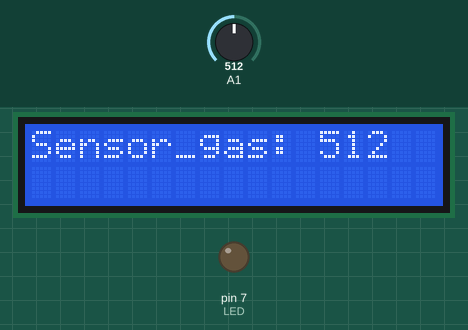
Recording of a sketch running on a simulated Arduino Uno, built with avr-gcc and run on an emulated ATmega328P. On the bench: 17×2 character LCD, output pins drawn as LEDs (lit = HIGH). The inputs (shaded band) are chosen by the test bench; at power-on: A1 = 512. What the sketch prints to the serial monitor is not drawn.

Above: at 1.2 s.
1.3 s: A1 set to 716
At 2.3 s:
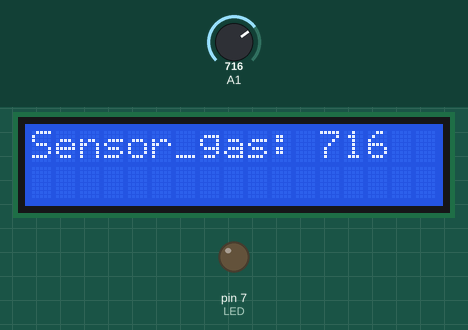
2.9 s: A1 set to 900
At 3.8 s:
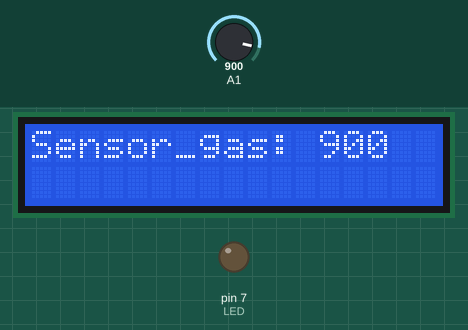
4.6 s: A1 set to 1023
At 5.3 s:
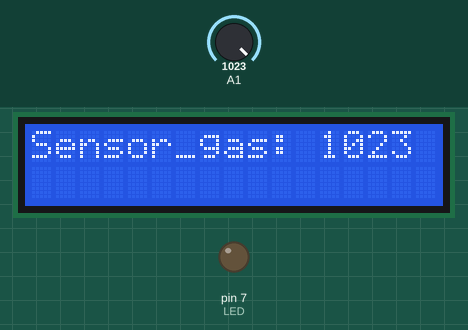
6.2 s: A1 set to 1008
At 7.2 s:
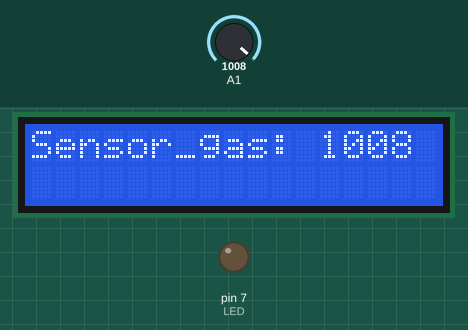
7.9 s: A1 set to 985
At 9.2 s:
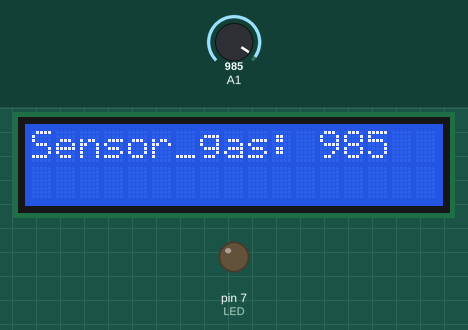
Timing chart, 0 to 10.5 s (numbered marks = the images above; inputs shaded):
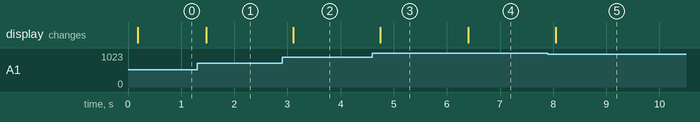

The sketch:

mq-5.ino
```cpp
#include <Wire.h>
#include <LiquidCrystal_I2C.h>

LiquidCrystal_I2C lcd(0x27,17,2);

int valorsensorgas;
int LED=7;

void setup(){
  pinMode(LED, OUTPUT);
  lcd.init();
  lcd.backlight();
  Serial.begin(9600);
}

void loop(){
  valorsensorgas = analogRead(A1);
  delay(100);
  lcd.clear();
  lcd.print("Sensor_gas: ");
  lcd.print(valorsensorgas,1);
  Serial.print(valorsensorgas);
  Serial.println();
}
```

Measured:
- after the input at 1.3 s, the display: changes after 0.17 s (image 1)
- after the input at 2.9 s, the display: changes after 0.21 s (image 2)
- after the input at 4.6 s, the display: changes after 0.15 s (image 3)
- after the input at 6.2 s, the display: changes after 0.20 s (image 4)
- after the input at 7.9 s, the display: changes after 0.15 s (image 5)
